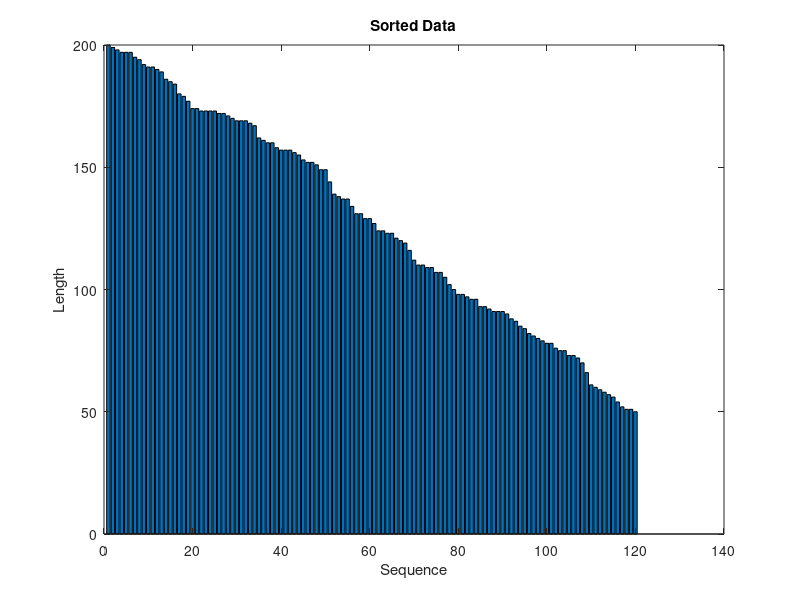

Source code (MATLAB): (Note: this script raises an error after producing the figure.)
clc
clear all
close all

data = load("data.mat");
y = data.y';
u = data.u';

N_reg = 1;
% Inicializar los regresores como una matriz vacía
Z = [];

% Y
for i=1:N_reg % índice del regresor
    y_i = y(N_reg+1-i:end-i); % Toma los regresores como ventana deslizante 2 al final-2 y 1 al final-1
    Z = [Z y_i]; % Concatena el vector con los regresores
end

% U
% Se realiza el mismo procedimiento para u
for i=1:N_reg
    u_i = u(N_reg+1-i:end-i);
    Z = [Z u_i];
end


% Target
Y = y(N_reg+1:end);

% Split Train, Test, Val with random window sizes
n_data = length(Z);
n_train = ceil(n_data*0.6);
n_test = ceil(n_data*0.85);
%% Normal sequence

Z_train = Z(1:n_train,:);
Z_test = Z(n_train+1:n_test,:);
Z_val = Z(n_test+1:end,:);

Y_train = Y(1:n_train,:);
Y_test = Y(n_train+1:n_test,:);
Y_val = Y(n_test+1:end,:);

max_z = max(Z_train);
min_z = min(Z_train);
max_y = max(Y_train);
min_y = min(Y_train);

Z_ntrain = (Z_train - min_z) ./ (max_z-min_z);
Z_ntest = (Z_test - min_z) ./ (max_z-min_z);
Z_nval = (Z_val - min_z) ./ (max_z-min_z);

Y_ntrain = (Y_train - min_z) ./ (max_z-min_z);
Y_ntest = (Y_test - min_z) ./ (max_z-min_z);
Y_nval = (Y_val - min_z) ./ (max_z-min_z);
%% Building sequences try
min_window_size = 50; % Minimum window size
max_window_size = 200; % Maximum window size

% Initialize empty cell arrays for Train, Test, Val
Z_train = {};
Y_train = {};
Z_test = {};
Y_test = {};
Z_val = {};
Y_val = {};

% Generate random window sizes within the specified range
rand_window_sizes_train = randi([min_window_size, max_window_size], 1, ceil(n_train / min_window_size));
rand_window_sizes_test = randi([min_window_size, max_window_size], 1, ceil((n_test - n_train) / min_window_size));
rand_window_sizes_val = randi([min_window_size, max_window_size], 1, ceil((n_data - n_test) / min_window_size));

% Generate random starting points for each subset
rand_starts_train = sort(randi([1, n_train], 1, length(rand_window_sizes_train)));
rand_starts_test = sort(randi([n_train+1, n_test], 1, length(rand_window_sizes_test)));
rand_starts_val = sort(randi([n_test+1, n_data], 1, length(rand_window_sizes_val)));

% Extract subsets based on random lengths and starting points
for i = 1:length(rand_starts_train)
    start_idx = rand_starts_train(i);
    end_idx = min(start_idx + rand_window_sizes_train(i) - 1, n_train);
    Z_train{end+1} = Z(start_idx:end_idx, :);
    Y_train{end+1} = Y(start_idx:end_idx, :);
end

for i = 1:length(rand_starts_test)
    start_idx = rand_starts_test(i);
    end_idx = min(start_idx + rand_window_sizes_test(i) - 1, n_test);
    Z_test{end+1} = Z(start_idx:end_idx, :);
    Y_test{end+1} = Y(start_idx:end_idx, :);
end

for i = 1:length(rand_starts_val)
    start_idx = rand_starts_val(i);
    end_idx = min(start_idx + rand_window_sizes_val(i) - 1, n_data);
    Z_val{end+1} = Z(start_idx:end_idx, :);
    Y_val{end+1} = Y(start_idx:end_idx, :);
end

sequenceLengths = zeros(size(Z_train,1));
for i=1:numel(Z_train)
    sequence = Z_train{i};
    sequenceLengths(i) = size(sequence,1);
end

[sequenceLengths,idx] = sort(sequenceLengths,"descend");
Z_train = Z_train(idx);
Y_train = Y_train(idx);

figure
bar(sequenceLengths)
xlabel("Sequence")
ylabel("Length")
title("Sorted Data")

%%
% Calculate global max and min from the training data
global_mean_z = mean(cellfun(@(x) mean(x(:)), Z_train));
global_std_z = mean(cellfun(@(x) std(x(:)), Z_train));

global_mean_y = mean(cellfun(@(x) mean(x(:)), Y_train));
global_std_y = mean(cellfun(@(x) std(x(:)), Y_train));

% Normalize training data
Z_ntrain = cell(size(Z_train));
Y_ntrain = cell(size(Y_train));

for i = 1:length(Z_train)
    Z_ntrain{i} = (Z_train{i} - global_mean_z) ./ (global_std_z);
    Y_ntrain{i} = (Y_train{i} - global_mean_y) ./ (global_std_y);
end

% Normalize testing data based on training data min and max
Z_ntest = cell(size(Z_test));
Y_ntest = cell(size(Y_test));

for i = 1:length(Z_test)
    Z_ntest{i} = (Z_test{i} - global_mean_z) ./ (global_std_z);
    Y_ntest{i} = (Y_test{i} - global_mean_y) ./ (global_std_y);
end

% Normalize validation data based on training data min and max
Z_nval = cell(size(Z_val));
Y_nval = cell(size(Y_val));

for i = 1:length(Z_val)
    Z_nval{i} = (Z_val{i} - global_mean_z) ./ (global_std_z);
    Y_nval{i} = (Y_val{i} - global_mean_y) ./ (global_std_y);
end



%%
    % Layer Array Neural Network Architecture
    numFeatures = size(Z_ntrain,2); % ?
    numHiddenUnits = 20;
    numResponses = size(Y_ntrain,2); % ?
%%
    numFeatures = size(Z_ntrain{1},2); % ?
    numHiddenUnits = 40;
    numResponses = size(Y_ntrain{1},2); % ?
%%
    layers = [ ...
        sequenceInputLayer(numFeatures)
        lstmLayer(numHiddenUnits,OutputMode="sequence")
        fullyConnectedLayer(30)
        dropoutLayer(0.5)
        fullyConnectedLayer(numResponses)];
    
    % The training data must be sequences of different sizes
     


    % Training
    options = trainingOptions("adam", ...
        MaxEpochs=100, ...
        MiniBatchSize=50,...
        InitialLearnRate=0.01, ...
        SequenceLength='shortest', ...
        GradientThreshold=1,...
        Plots="training-progress", ...
        Shuffle="never", ...
        Verbose=0, ...
        ValidationFrequency = 10, ...  % a 1/8 of epochs needed for full test
        ValidationData={Z_ntest,Y_ntest}, ...
        LearnRateSchedule='piecewise', ... % Use piecewise learning rate schedule
        LearnRateDropFactor= 0.2, ... % Factor to drop learning rate
        LearnRateDropPeriod= 30)  % Every time it fully goes over train set
    

    lstm_model = trainnet(Z_ntrain,Y_ntrain,layers,'mse',options);
    save lstm_model;